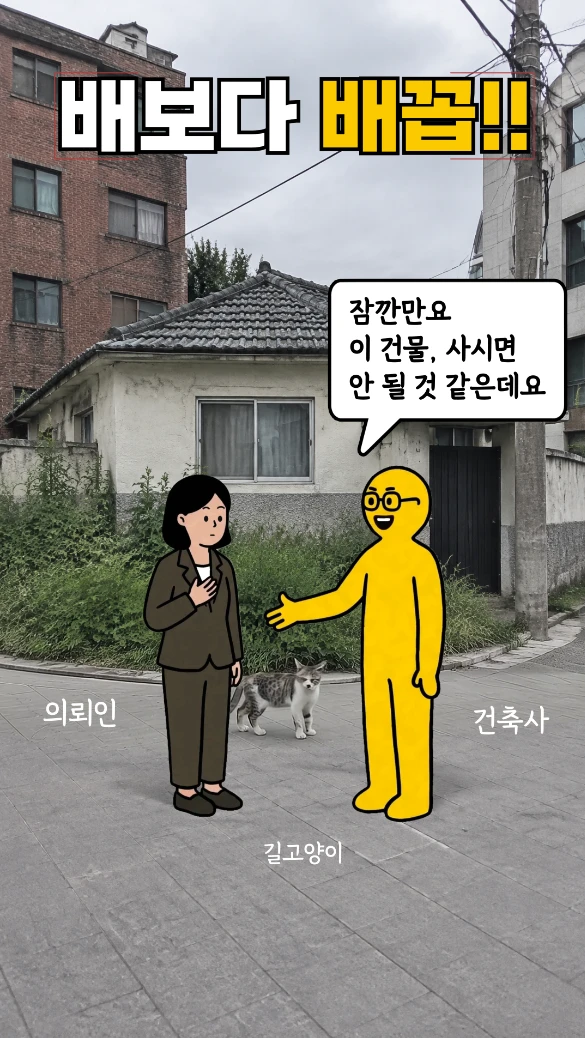
#> input picture shorts/labels/ref_frame.webp, 585 x 1038 px, found by its file name; its folder holds 5 pictures in this run
$ python make_arrows.py
#> lines starting #> are read from the running program, lines starting #| are printed output that depends on the picture
"""Hand-drawn style white arrows (transparent PNG) for name labels."""
import numpy as np
from PIL import Image, ImageDraw, ImageFilter
OUT = '/home/user/art-grants-alert/shorts/labels/'
S = 4  # supersample

def catmull(pts, n=40):
    pts = np.array(pts, float); P = np.vstack([pts[0], pts, pts[-1]]); out = []
    for i in range(1, len(P) - 2):
        p0, p1, p2, p3 = P[i-1], P[i], P[i+1], P[i+2]
        for t in np.linspace(0, 1, n, endpoint=False):
            out.append(0.5 * ((2*p1) + (-p0+p2)*t + (2*p0-5*p1+4*p2-p3)*t*t + (-p0+3*p1-3*p2+p3)*t**3))
    out.append(P[-2]); return np.array(out)

def arrow(pts, size=(420, 420), width=11, head=46, color=(255, 255, 255), shadow=True):
    W, H = size[0]*S, size[1]*S
    c = catmull([(x*W, y*H) for x, y in pts])
    im = Image.new('RGBA', (W, H)); d = ImageDraw.Draw(im)
    w = width*S
    d.line([tuple(p) for p in c], fill=color, width=w, joint='curve')
    for p in (c[0], c[-1]):
        d.ellipse((p[0]-w/2, p[1]-w/2, p[0]+w/2, p[1]+w/2), fill=color)
    # open chevron head along end tangent
    tip = c[-1]; v = c[-1] - c[-6]; v /= np.linalg.norm(v)
    for ang in (150, -150):
        a = np.radians(ang); r = np.array([[np.cos(a), -np.sin(a)], [np.sin(a), np.cos(a)]])
        e = tip + r @ v * head*S
        d.line([tuple(tip), tuple(e)], fill=color, width=w)
        d.ellipse((e[0]-w/2, e[1]-w/2, e[0]+w/2, e[1]+w/2), fill=color)
    d.ellipse((tip[0]-w/2, tip[1]-w/2, tip[0]+w/2, tip[1]+w/2), fill=color)
    im = im.resize(size, Image.LANCZOS)
    if shadow:
        a = im.split()[3].point(lambda v: v*55//255)
        sh = Image.new('RGBA', size, (0, 0, 0, 0)); sh.putalpha(a); sh = sh.filter(ImageFilter.GaussianBlur(4))
        base = Image.new('RGBA', size); base.alpha_composite(sh, (0, 3)); base.alpha_composite(im); im = base
    return im

# base shapes drawn pointing up-right (start bottom-left, tip top-right)
curl = [(0.08, 0.90), (0.30, 0.86), (0.48, 0.70), (0.44, 0.52), (0.32, 0.54), (0.33, 0.68), (0.50, 0.70), (0.68, 0.52), (0.80, 0.32), (0.90, 0.12)]
curve = [(0.10, 0.90), (0.25, 0.70), (0.50, 0.62), (0.72, 0.45), (0.88, 0.14)]
shapes = {'curl': curl, 'curve': curve}
made = {}
for name, pts in shapes.items():
    ur = arrow(pts)                       # up-right
    ul = ur.transpose(Image.FLIP_LEFT_RIGHT)  # up-left
    up = arrow([(0.5 + (y - 0.5) * 0 + (x - 0.5) * 0.55, y) if False else (0.5 + (x - 0.5) * 0.5 * (1 if i % 2 else 1), y) for i, (x, y) in enumerate(pts)])
    for k, im in {'upright': ur, 'upleft': ul, 'up': up}.items():
        fn = f'arrow_{name}_{k}.png'; im.save(OUT + fn); made[(name, k)] = im
#> this loop made 2 passes
#> pass 1, in arrow, `a = im.split()[3].point(lambda v: v*55//255)`:
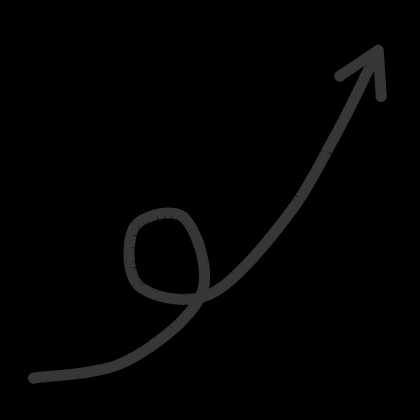
#> a: PIL image 420x420 L; min 0, max 55, mean 2.8
#> after the loop:
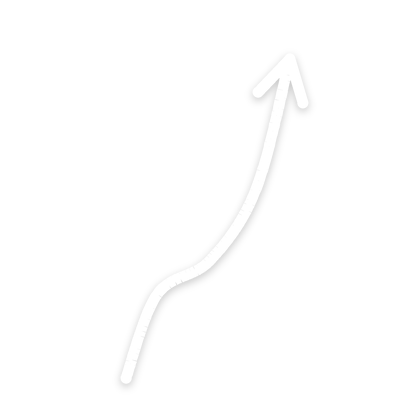
#> im: PIL image 420x420 RGBA; mean R, G, B, A 8, 8, 8, 7.7; transparent parts drawn white
#> after the loop, made = 6 items
print('saved', len(made))
#| saved 6

# preview on the user's frame (labels: 의뢰인 left, 건축사 right, 길고양이 bottom)
fr = Image.open(OUT + 'ref_frame.webp').convert('RGBA'); FW, FH = fr.size
#> after `FW, FH = fr.size`: FW = 585; FH = 1038
sc = FW / 1080
#> sc = 0.542
def place(im, cx, cy, w):
#> called with cx = 145, cy = 655, w = 110
    im2 = im.resize((int(w), int(w))); fr.alpha_composite(im2, (int(cx - w/2), int(cy - w/2)))
place(made[('curl', 'upright')], 145, 655, 110)
place(made[('curl', 'upleft')], 470, 660, 110)
place(made[('curve', 'up')], 300, 790, 90)
fr.convert('RGB').save(OUT + 'preview_arrows.jpg', quality=92)
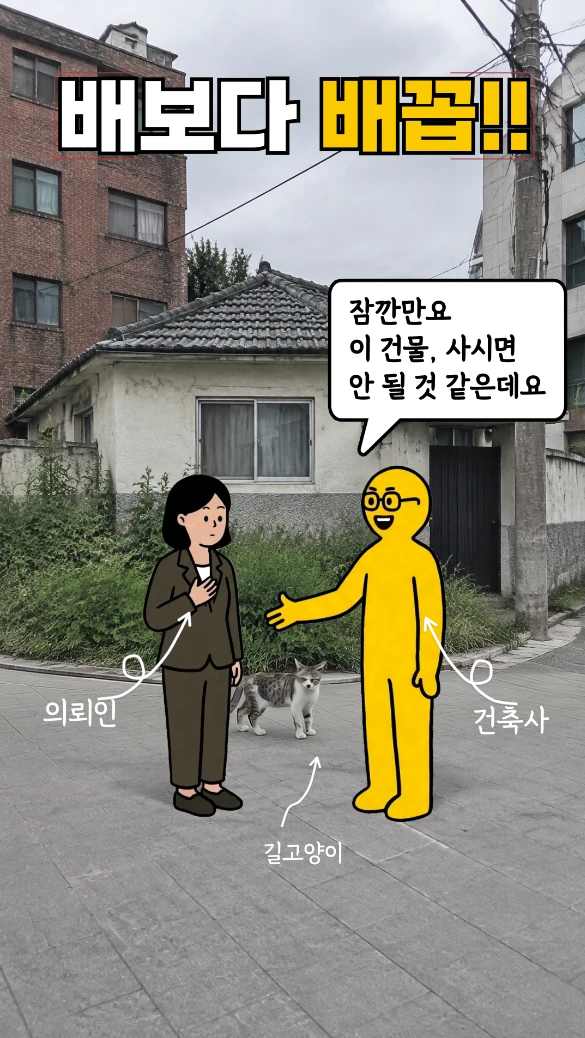
#> saved as preview_arrows.jpg: PIL image 585x1038 RGB; mean R, G, B 142.5, 139.5, 127
sheet = Image.new('RGBA', (6*220, 220), (70, 80, 90, 255))
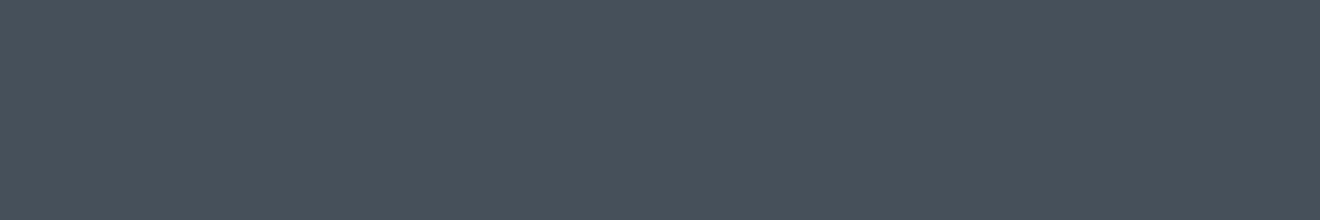
#> sheet: PIL image 1320x220 RGBA; mean R, G, B, A 70, 80, 90, 255
for i, k in enumerate([('curl','upright'),('curl','upleft'),('curl','up'),('curve','upright'),('curve','upleft'),('curve','up')]):
    sheet.alpha_composite(made[k].resize((200, 200)), (i*220+10, 10))
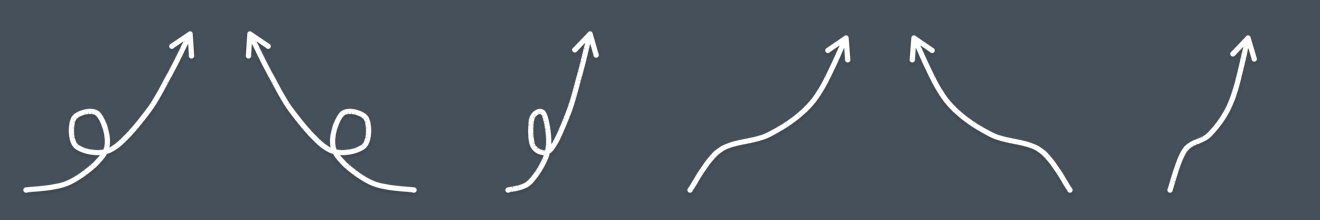
#> sheet: PIL image 1320x220 RGBA; mean R, G, B, A 76.1, 85.7, 95.4, 255
sheet.convert('RGB').save(OUT + 'arrows_sheet.jpg', quality=92)
